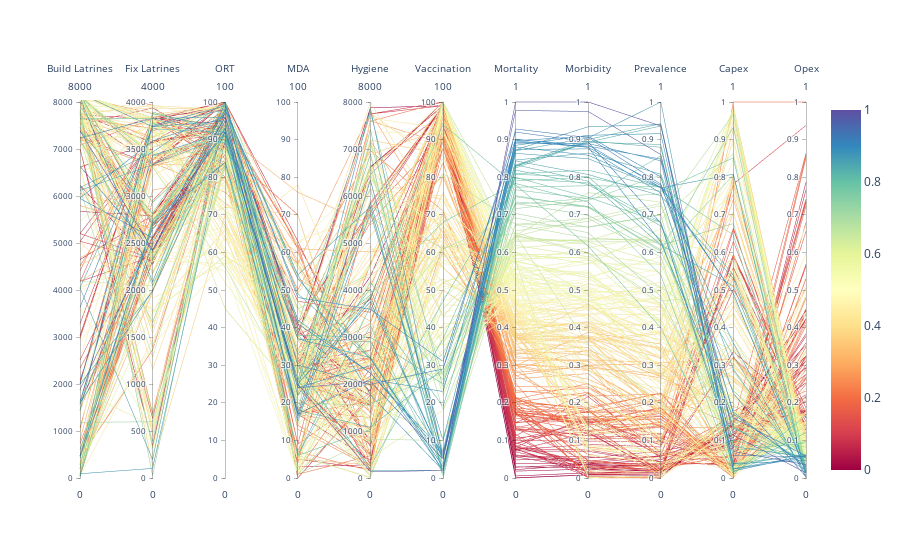

Source (notebook cell):
### Markdown cell above
#### Additional: Interactive graph for testing

### Code cell
import plotly.graph_objects as go

fig = go.Figure(data=
    go.Parcoords(
        line =  dict(color = levers_and_regret['Mortality'],
                     colorscale = 'spectral',
                     showscale = True,),

        dimensions = list([
            dict(range = [0,8000],
                 label = "Build Latrines", values = levers_and_regret['Number of new latrines to build']),
            dict(range = [0,4000],
                 label = 'Fix Latrines', values = levers_and_regret['Number of latrines to maintain']),
            dict(range = [0,100],
                 label = 'ORT', values = levers_and_regret['% ORT availability']),
            dict(range = [0,100],
                 label = 'MDA', 
                 values = levers_and_regret['% Youth given MDA']),           
            dict(range = [0,8000],
                 label = 'Hygiene', 
                 values = levers_and_regret['Handwashing stations to build']),
            dict(range = [0,100],
                 label = 'Vaccination', 
                 values = levers_and_regret['% Infants vaccinated']),
            dict(range = [0,1],
#                  constraintrange = [0,0.3],
                 label = 'Mortality', values = levers_and_regret['Mortality']),
            dict(range = [0,1],
#                  constraintrange = [0,0.3],
                 label = 'Morbidity', values = levers_and_regret['Morbidity']),
            dict(range = [0,1],
                 label = 'Prevalence', values = levers_and_regret['Timeliness']),
            dict(range = [0,1],
                 label = 'Capex', values = levers_and_regret['CapEx']),
            dict(range = [0,1],
#                 constraintrange = [0,0.3],
                 label = 'Opex', values = levers_and_regret['OpEx']),
        ]), tickfont = dict(size=8)
    ))
fig.show()

### Figure 1 — Plotly figure (JSON) as saved in the notebook; plotly's stock layout.template omitted (floating-point values rounded to 4 significant figures; data arrays with more than 128 entries replaced by an {"elided": "..."} marker saying what was removed)
{"data": [{"dimensions": [{"label": "Build Latrines", "range": [0, 8000], "values": {"elided": "277 int values"}}, {"label": "Fix Latrines", "range": [0, 4000], "values": {"elided": "277 int values"}}, {"label": "ORT", "range": [0, 100], "values": {"elided": "277 int values"}}, {"label": "MDA", "range": [0, 100], "values": {"elided": "277 int values"}}, {"label": "Hygiene", "range": [0, 8000], "values": {"elided": "277 int values"}}, {"label": "Vaccination", "range": [0, 100], "values": {"elided": "277 int values"}}, {"label": "Mortality", "range": [0, 1], "values": {"elided": "277 float values"}}, {"label": "Morbidity", "range": [0, 1], "values": {"elided": "277 float values"}}, {"label": "Prevalence", "range": [0, 1], "values": {"elided": "277 float values"}}, {"label": "Capex", "range": [0, 1], "values": {"elided": "277 float values"}}, {"label": "Opex", "range": [0, 1], "values": {"elided": "277 float values"}}], "line": {"color": {"elided": "277 float values"}, "colorscale": [[0, "rgb(158,1,66)"], [0.1, "rgb(213,62,79)"], [0.2, "rgb(244,109,67)"], [0.3, "rgb(253,174,97)"], [0.4, "rgb(254,224,139)"], [0.5, "rgb(255,255,191)"], [0.6, "rgb(230,245,152)"], [0.7, "rgb(171,221,164)"], [0.8, "rgb(102,194,165)"], [0.9, "rgb(50,136,189)"], [1, "rgb(94,79,162)"]], "showscale": true}, "tickfont": {"size": 8}, "type": "parcoords"}], "layout": {}}
